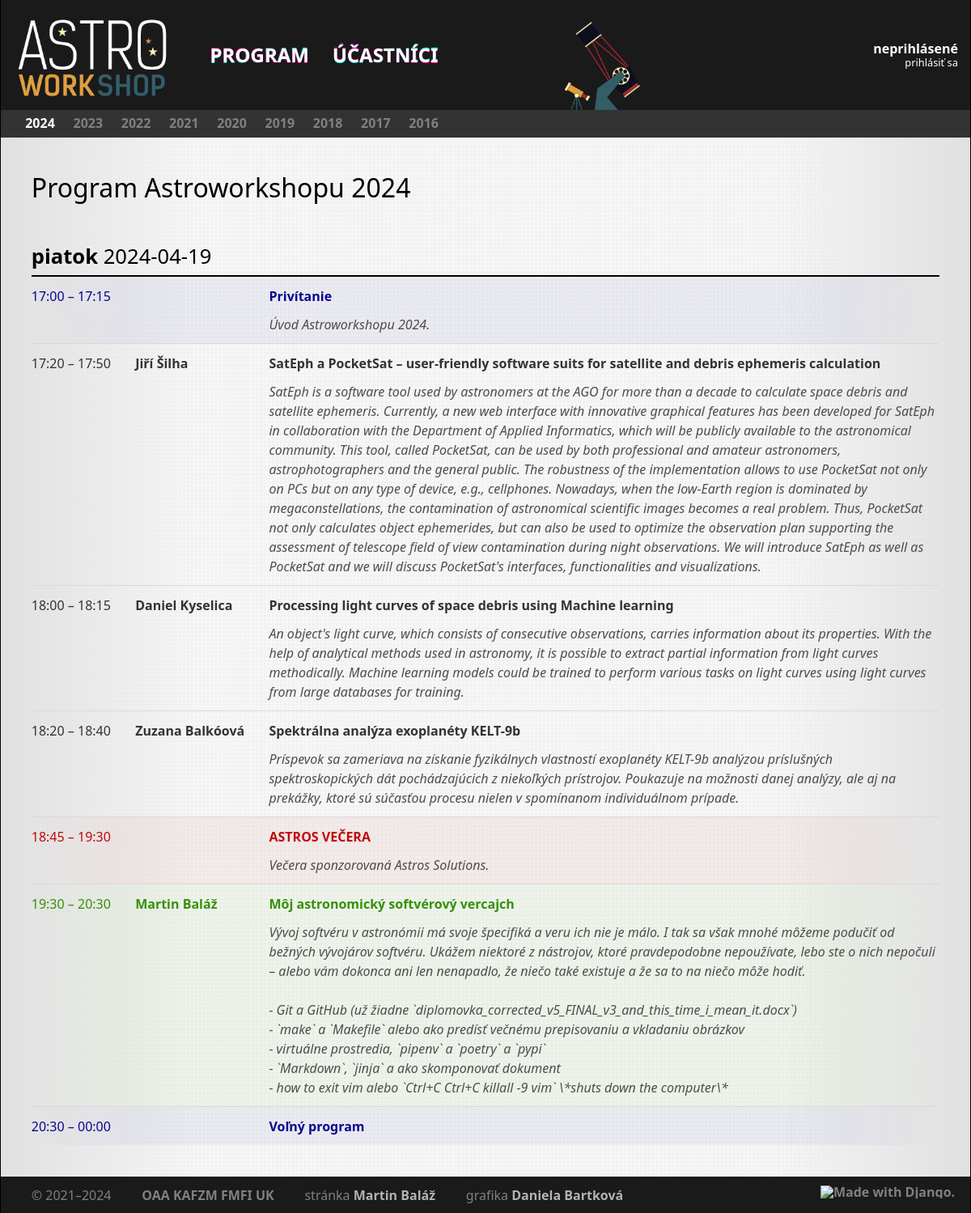
The page /2024/4/19/ on the database its author committed.
### core/models/event.py (models this page shows, shortened)
class Event(models.Model):
    class Meta:
        ordering = ('start', 'name')
        verbose_name = 'workshop'
        verbose_name_plural = 'workshopy'
    objects = EventManager.from_queryset(EventQuerySet)()
    code = models.CharField(max_length=32, unique=True, verbose_name='kód')
    name = models.CharField(max_length=32, unique=True, verbose_name='názov')
    start = models.DateTimeField(verbose_name='začiatok')
    end = models.DateTimeField(verbose_name='koniec')
    visible = models.BooleanField(verbose_name='viditeľnosť')
    pdf_programme = models.FileField(null=True, blank=True, upload_to=event_filename, verbose_name='program (PDF)')

### core/models/slot.py (models this page shows, shortened)
class Slot(models.Model):
    class Meta:
        ordering = ['start', 'duration']
        verbose_name = 'slot'
        verbose_name_plural = 'sloty'
    objects = SlotQuerySet.as_manager()
    CATEGORY_TALK = 'T'
    CATEGORY_WORKSHOP = 'W'
    CATEGORY_MEAL = 'M'
    CATEGORY_OTHER = 'O'
    CATEGORIES = [
        (CATEGORY_TALK, 'Prednáška'),
        (CATEGORY_WORKSHOP, 'Workshop'),
        (CATEGORY_MEAL, 'Jedlo'),
        (CATEGORY_OTHER, 'Ostatné'),
    ]
    title = models.CharField(blank=True, max_length=256, verbose_name='názov')
    abstract = models.TextField(blank=True, max_length=4096, verbose_name='abstrakt')
    start = models.DateTimeField(null=True, blank=True, verbose_name='začiatok')
    duration = models.PositiveIntegerField(null=False, verbose_name='dĺžka (min)')
    note = models.CharField(blank=True, max_length=256, verbose_name='poznámka')
    person = models.ManyToManyField('Participant', related_name='slots', blank=True, verbose_name='účastník')
    event = models.ForeignKey('Event', null=True, blank=True, related_name='slots', on_delete=models.CASCADE,
                              verbose_name='workshop')
    category = models.CharField(max_length=1, choices=CATEGORIES, default=CATEGORY_TALK, verbose_name='kategória')
    online = models.BooleanField(null=False, blank=False, default=False, verbose_name='online')
    presentation = models.FileField(
        null=True,
        blank=True,
        upload_to=presentation_filename,
        verbose_name='prezentácia (PDF)'
    )
    video = models.URLField(max_length=100, null=True, blank=True, verbose_name='URL videa')
    def sorted_authors(self):
        return sorted(
            self.people, key=lambda x: unicodedata.normalize('NFKD', x.last_name)
        )

### core/models/participant.py (models this page shows, shortened)
class Participant(AbstractUser):
    class Meta:
        ordering = ['last_name', 'first_name']
        verbose_name = 'účastník'
        verbose_name_plural = 'účastníci'
    objects = ParticipantManager()
    institutes = models.ManyToManyField('Institute', through='Affiliation', related_name='people')
    events = models.ManyToManyField('Event', through='Participation', related_name='participants')
    about = models.TextField(blank=True)
    def get_full_name(self):
        return f"{self.last_name}, {self.first_name}"
    get_full_name.short_description = 'celé meno'
    def get_natural_name(self):
        return f"{self.first_name} {self.last_name}"

### core/views/slot.py (the view)
# urls.py: path('<int:year>/<int:month>/<int:day>/', slot.DayProgrammeView.as_view(), name='programme-day'),
class DayProgrammeView(ProgrammeView):
    template_name = 'core/programme-abstract.html'
    def get_queryset(self):
        return super().get_queryset().filter(
            date=datetime.datetime(self.kwargs['year'], self.kwargs['month'], self.kwargs['day'],
                                   0, 0, 0, tzinfo=pytz.utc)
        )

### core/models/affiliation.py (called while the page is built)
    def with_institute(self):
        return self.prefetch_related(
            Prefetch(
                'institute'
            )
        )

### core/models/event.py (called while the page is built)
    def for_user(self, user):
        qs = super().get_queryset()
        if user.is_staff:
            return qs
        else:
            return qs.only_visible()

    def only_visible(self):
        return self.filter(visible=True)

### core/models/participant.py (called while the page is built)
    def with_current_affiliations(self, date: datetime.date = None):
        date = date or datetime.date.today()
        return self.prefetch_related(
            Prefetch(
                'affiliation',
                queryset=Affiliation.objects.with_institute().filter(
                    Q(start__lte=date) | Q(start__isnull=True),
                    Q(end__gte=date) | Q(end__isnull=True)
                ),
                to_attr='current_affiliations',
            ),
        )

    def with_full_name(self):
        return self.annotate(full_name=Concat('last_name', Value(', '), 'first_name'))

    def get_queryset(self):
        return super().get_queryset().annotate(full_name=Concat('last_name', Value(', '), 'first_name'))

### core/models/slot.py (called while the page is built)
    def with_people(self):
        Participant = apps.get_model('core', 'Participant')
        return self.prefetch_related(
            Prefetch(
                'person',
                queryset=Participant.objects.with_full_name().with_current_affiliations(F('start')),
                to_attr='people',
            )
        ).annotate(
            people_count=Count('person'),
        )

### core/templatetags/astro.py (called while the page is built)
@register.filter(name='add_minutes')
def add_minutes(base, value):
    return base + datetime.timedelta(minutes=value)

@register.filter(name='replace')
def replace(string, args):
    find = args.split(args[0])[1]
    repl = args.split(args[0])[2]
    return mark_safe(re.sub(find, repl, string))

### core/views/slot.py (called while the page is built)
    def get_context_data(self, **kwargs):
        return super().get_context_data(**kwargs) | {
            'events': Event.objects.for_user(self.request.user).order_by('-code'),
        }

    def get_context_data(self, **kwargs):
        return super().get_context_data(**kwargs) | {
            'current_event': self.event,
        }

### core/templates/core/programme-abstract.html
{% extends 'core/programme.html' %}
{% load astro tz %}
{% block abstract %}
    {% if slot.abstract %}
    <tr class="abstract category-{{ slot.category }}">
        <td colspan="2"></td>
        <td>
            {{ slot.abstract|replace:"#\n#<br />" }}
        </td>
    </tr>
    {% endif %}
{% endblock abstract %}

### core/templates/core/programme.html (shortened to what this page needs)
{% extends 'core/base.html' %}
{% load astro tz %}
{% block pagetitle %}
    <h2>
        Program Astroworkshopu {{ current_event.code }}
    </h2>
{% endblock pagetitle %}
{% block page %}
    <table class="programme">
        {% regroup slots by date as slots_date %}
        {% for day, slots_day in slots_date %}
            <tr>
                <th class="day" colspan="4">
                    {% if day is None %}
                        <span class="dow">nezaradené</span>
                    {% else %}
                        <a href="{% url 'programme-day' day.year day.month day.day %}">
                            <span class="dow">{{ day|date:"l" }}</span>
                            <span class="ymd">{{ day|date:"Y-m-d"|replace:"#-#&dash;" }}</span>
                        </a>
                    {% endif %}
                </th>
            </tr>
            {% for slot in slots_day %}
                <tr class="category-{{ slot.category }}{% if forloop.last %} last{% endif %}">
                    <td class="time">
                        {{ slot.start|timezone:"Europe/Bratislava"|time:"H:i" }}
                        {% if slot.start and slot.duration > 0 %}
                            &ndash;&nbsp;{{ slot.start|add_minutes:slot.duration|timezone:"Europe/Bratislava"|time:"H:i" }}
                        {% endif %}
                    </td>
                    <td class="person">
                        {% for person in slot.sorted_authors %}
                            <a href="{% url 'participant' person.username %}">{{ person.get_natural_name }}</a>
                        {% endfor %}
                    </td>
                    <td class="title">
                        <a href="{% url 'slot' id=slot.id %}">{{ slot.title }}</a>
                    </td>
                    {% block abstract %}
                    {% endblock abstract %}
                </tr>
            {% endfor %}
        {% empty %}
            <span class="empty">V tento deň sa nekoná žiadna akcia.</span>
        {% endfor %}
    </table>
{% endblock page %}

### core/templates/core/years.html (shortened to what this page needs)
{% load static %}
<div class="bar year-selector">
    <ul class="strip">
        {% for event in events %}
            <li class="{% if current_event.code == event.code %}active{% else %}inactive{% endif %}">
                <a href="{% url 'programme' year=event.code %}">{{ event.code }}</a>
            </li>
        {% endfor %}
    </ul>
</div>

### static/css/main.css (style rules this page uses)
html { width: 100%; font-family: "Segoe UI", "Verdana", sans-serif; padding: 0px; }
body { height: 100%; margin: 0; min-height: 100vh; overflow-y: scroll; background-color: hsl(0, 0%, 92%); background-image: url("/static/images/background-default.png"); background-repeat: repeat; background-size: 1000px 560px; }
div.bar { width: 100%; background-color: hsl(0, 0%, 10%); color: white; }
ul.strip { height: 100%; padding: 0mm 5mm; list-style-type: none; list-style-position: outside; }
ul.strip li { display: block; height: 100%; float: left; margin: 0 auto; vertical-align: middle; padding: 4mm 5mm 0mm 5mm; }
div.year-selector ul.strip { background-color: hsl(0, 0%, 20%); height: 9mm; }
div.year-selector ul.strip li { padding: 2mm 3mm; }
div.year-selector ul.strip li a { color: gray; }
div.year-selector ul.strip li.active a { color: white; }
div.bar a, div.bar a:visited { text-decoration: none; font-weight: bold; font-size: 100%; color: hsl(0, 0%, 50%); }
h2 { font-size: 200%; font-weight: 500; padding-bottom: 5mm; line-height: 1.5; }
table { width: 100%; border: 0px; }
table th.day { text-align: left; font-size: 160%; color: black; padding: 8mm 0px 3mm; border-bottom: 2px solid hsl(0, 0%, 0%); }
table th.day a, table th.day a:visited { text-decoration: none; color: black; }
span.dow { font-weight: 600; }
table tr { padding-top: 3mm; padding-bottom: 3mm; }
table.programme tr:not(:first-child) { border-top: 1px solid hsl(0, 0%, 85%); }
table.programme tr.abstract { border-top: 0px none; color: hsl(0, 0%, 30%); font-style: italic; }
table tr.last { border-bottom: 1px solid transparent; }
table td { padding-top: 3mm; padding-bottom: 3mm; padding-right: 8mm; vertical-align: middle; }
table tr.abstract td { padding-top: 0mm; }
table td:last-child { padding-right: 0mm; }
table td.time, table td.person { white-space: nowrap; }
table td a, table td a:visited { font-weight: 600; text-decoration: none; color: inherit; }
tr.category-O { color: hsl(240, 90%, 30%); background-image: linear-gradient(to right, transparent 0%, hsla(240, 90%, 30%, 5%) 10%, hsla(240, 90%, 30%, 5%) 90%, transparent 100%); }
tr.category-M { color: hsl(0, 90%, 40%); background-image: linear-gradient(to right, transparent 0%, hsla(0, 90%, 40%, 5%) 10%, hsla(0, 90%, 40%, 5%) 90%, transparent 100%); }
tr.category-M td.title, table tr.category-M td.title { text-transform: uppercase; }
tr.category-T { color: hsl(225, 0%, 20%); }
tr.category-W { color: hsl(100, 90%, 30%); background-image: linear-gradient(to right, transparent 0%, hsla(100, 90%, 40%, 5%) 10%, hsla(100, 90%, 40%, 5%) 90%, transparent 100%); }

### rows shown on the page
Event: code "2024"
Event: code "2023"
Event: code "2022"
Event: code "2021"
Event: code "2020"
Event: code "2019"
Event: code "2018"
Event: code "2017"
Event: code "2016"
Slot: day "piatok", day "2024‐04‐19", start "17:00", start|add_minutes "17:15", title "Privítanie", abstract "Úvod Astroworkshopu 2024."
Slot: start "17:20", start|add_minutes "17:50", title "SatEph a PocketSat – user-friendly software suits for satellite and debris ephemeris calculation", abstract "SatEph is a software tool used by astronomers at the AGO for more than a decade to calculate space debris and satellite ephemeris. Currently, a new web interface with innovative graphical features has been developed for SatEph in collaboration with the Department of Applied Informatics, which will be publicly available to the astronomical community. This tool, called PocketSat, can be used by both professional and amateur astronomers, astrophotographers and the general public. The robustness of the implementation allows to use PocketSat not only on PCs but on any type of device, e.g., cellphones. Nowadays, when the low-Earth region is dominated by megaconstellations, the contamination of…"
Participant: get_natural_name "Jiří Šilha"
Slot: start "18:00", start|add_minutes "18:15", title "Processing light curves of space debris using Machine learning", abstract "An object's light curve, which consists of consecutive observations, carries information about its properties. With the help of analytical methods used in astronomy, it is possible to extract partial information from light curves methodically. Machine learning models could be trained to perform various tasks on light curves using light curves from large databases for training."
Participant: get_natural_name "Daniel Kyselica"
Slot: start "18:20", start|add_minutes "18:40", title "Spektrálna analýza exoplanéty KELT-9b", abstract "Príspevok sa zameriava na získanie fyzikálnych vlastností exoplanéty KELT-9b analýzou príslušných spektroskopických dát pochádzajúcich z niekoľkých prístrojov. Poukazuje na možnosti danej analýzy, ale aj na prekážky, ktoré sú súčasťou procesu nielen v spomínanom individuálnom prípade."
Participant: get_natural_name "Zuzana Balkóová"
Slot: start "18:45", start|add_minutes "19:30", title "ASTROS VEČERA", abstract "Večera sponzorovaná Astros Solutions."
Slot: start "19:30", start|add_minutes "20:30", title "Môj astronomický softvérový vercajch", abstract "Vývoj softvéru v astronómii má svoje špecifiká a veru ich nie je málo. I tak sa však mnohé môžeme podučiť od bežných vývojárov softvéru. Ukážem niektoré z nástrojov, ktoré pravdepodobne nepoužívate, lebo ste o nich nepočuli – alebo vám dokonca ani len nenapadlo, že niečo také existuje a že sa to na niečo môže hodiť. - Git a GitHub (už žiadne `diplomovka_corrected_v5_FINAL_v3_and_this_time_i_mean_it.docx`) - `make` a `Makefile` alebo ako predísť večnému prepisovaniu a vkladaniu obrázkov - virtuálne prostredia, `pipenv` a `poetry` a `pypi` - `Markdown`, `jinja` a ako skomponovať dokument - how to exit vim alebo `Ctrl+C Ctrl+C killall -9 vim` \\*shuts down the computer\\*"
Participant: get_natural_name "Martin Baláž"
Slot: start "20:30", start|add_minutes "00:00", title "Voľný program"

### other values the page prints
{{ year }} "2024"
